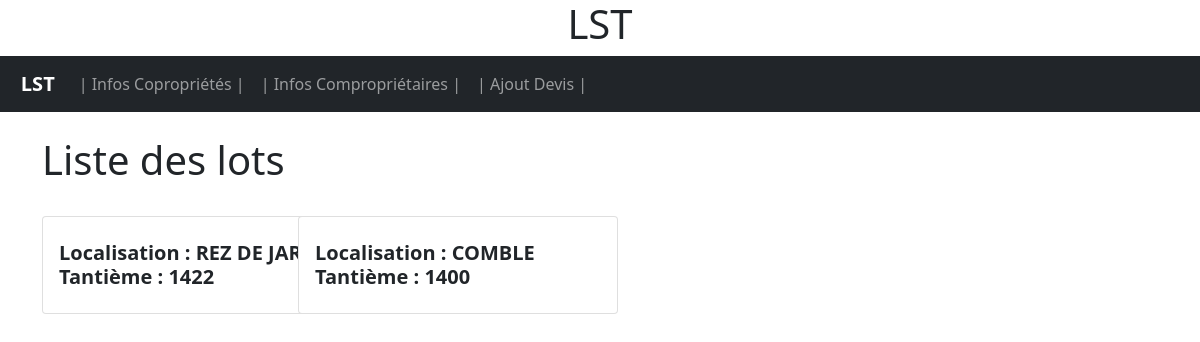
The page /lotsCoproprietaire.php?idCoproprietaire=2 on the database its author committed.
### tables this page shows
CREATE TABLE IF NOT EXISTS `lot` (
  `idLot` int NOT NULL AUTO_INCREMENT,
  `localisation` varchar(50) DEFAULT NULL,
  `tantieme` smallint NOT NULL,
  `idCopropriete` int NOT NULL,
  `idCoproprietaire` int NOT NULL,
  PRIMARY KEY (`idLot`),
  KEY `idCopropriete` (`idCopropriete`),
  KEY `idCoproprietaire` (`idCoproprietaire`)
);

### includeLst/lst.php (called while the page is built, shortened)
<?php
function getLesLotsCoproprietaire($bdd, $idCoproprietaire)
{
    $req = "SELECT idLot, localisation, tantieme FROM lot WHERE idCoproprietaire=".$idCoproprietaire;
    $res = $bdd->query($req);
    $LesLots = $res->fetchAll();
    return $LesLots;
};

### lotsCoproprietaire.php (the view, shortened to what this page needs)
<!DOCTYPE html>
<html lang="fr">
<head>
  <?php
  include('includeLst/headLst.php');
  ?>
</head>
<body>
  <?php
  include('includeLst/headerLst.php');
  include('includeLst/navLst.php');
  $idCoproprietaire=$_GET['idCoproprietaire'];
  $lesLots=getLesLotsCoproprietaire($bdd,$idCoproprietaire);
  ?>
  <div class="jumbotron">
    <div class="container">
      <section class="col-sm-8">
        <br>
        <h1>Liste des lots</h1>
        <br>
        <div class="row">
          <?php
          foreach ($lesLots as $unLot) {
            $localisation=$unLot['localisation'];
            $tantieme=$unLot['tantieme'];
          ?>
          <article class="col-md-4">
              <div class="card" style="width: 20rem;">
                <div class="card-body">
                    <h5 class="card-text"><h5>
                    <p class="card-text"><?php echo "<b> Localisation : ".$localisation."<br> Tantième : ".$tantieme ."</b>"?></p>
                  </div>
              </div>
              <br>
            </article>
          <?php } ?>
          </div>
        </div>
    </div>
</body>
</html>

### rows shown on the page
lot: localisation "REZ DE JARDIN", tantieme "1422"
lot: localisation "COMBLE", tantieme "1400"
